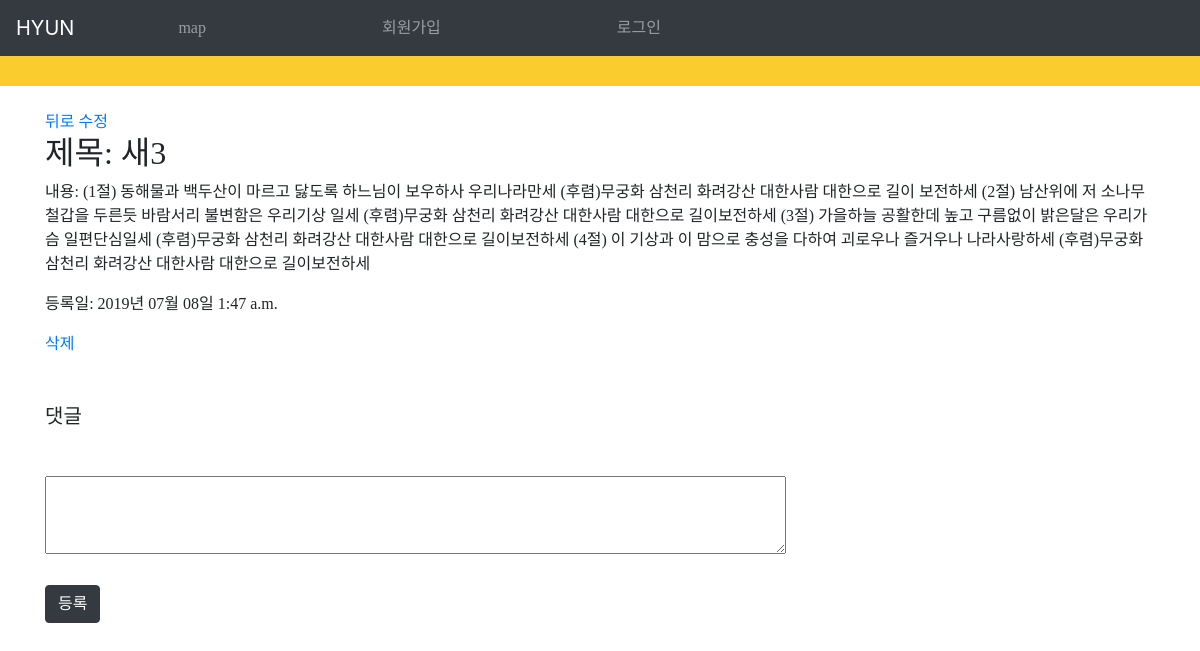
The app's page /mblog/5/, older data.
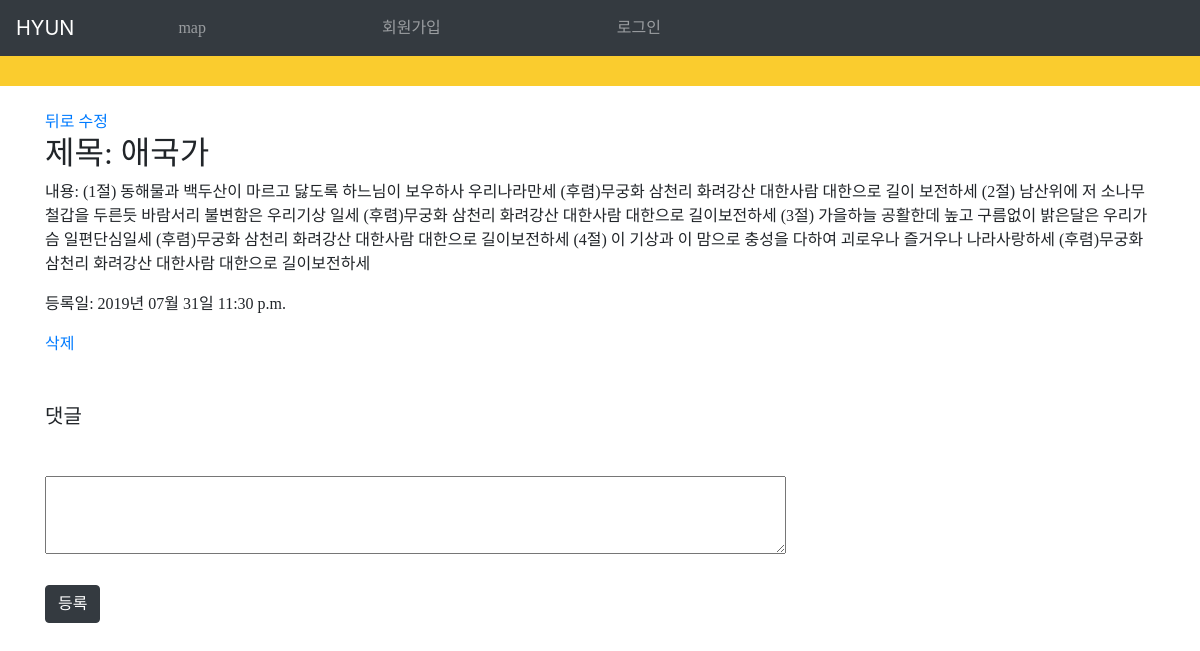
The same page, newer data.
### mblog/models.py (models this page shows, shortened)
class Blog(models.Model):
    title = models.CharField(max_length=100)
    body = models.TextField()
    update_date = models.DateTimeField(auto_now=True)

### mblog/views.py (the view)
# urls.py: path('<int:board_id>/', views.detail, name='detail'),
def detail(request, board_id): #board_id // pk=board_id
        board_detail = get_object_or_404(Blog, pk=board_id)
        comments = Comment.objects.filter(board_id=board_id)
        context = {
                'board' : board_detail,
                'comments' : comments
        }
        return render(request,'detail.html',context )

### mblog/templates/detail.html (shortened to what this page needs)
<!DOCTYPE html>
<html>
    <head>
    </head>
    <body>
        {% extends 'base.html' %}
        {% block content %}
        <br>
        <div class="container">
            <a href="{% url 'show' %}">뒤로</a>
            <a href="{% url 'edit' pk=board.pk %}">수정</a>
            <h2>제목: {{board.title}}</h2>
            <p>내용: {{board.body}}</p>
            <P>등록일: {{board.update_date|date:"Y년 m월 d일 P"}}</P>
            <a href="{% url 'delete' pk=board.pk %}">삭제</a>
        </div>
        <br><br>
        <div class="container">
        <h5>댓글</h5>
        <div class="card-body"></div>
            <form method="POST" action="comment/write/">
            <textarea rows="3" cols="80" name="content">
            </textarea>
            <br><br>
            <button type="submit" class="btn btn-dark">등록</button>
            </form>
        </div>
    <br>
    <br>
    <br>
    {% endblock %}

Row changes from the older to the newer data that the page shows:
changed Blog: title "새3" → "애국가"; update_date "2019년 07월 08일 1:47 a.m." → "2019년 07월 31일 11:30 p.m."
